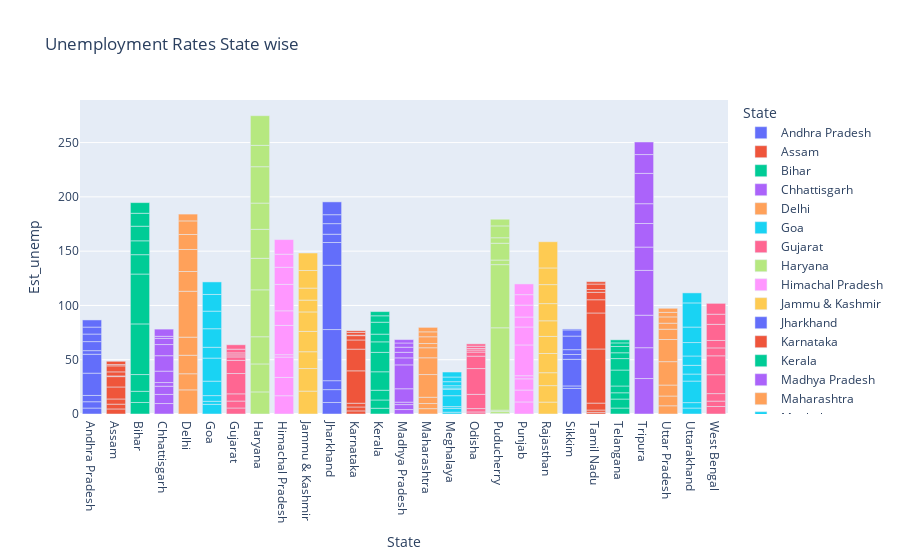

This figure's notebook cell:
### Markdown cell above
### Unemployment Rate of States in India

### Code cell
fig = px.bar(df2, x='State', y='Est_unemp', color = 'State',
             title="Unemployment Rates State wise")
fig.show()

### Figure 1 — Plotly figure (JSON) as saved in the notebook; plotly's stock layout.template omitted (floating-point values rounded to 4 significant figures)
{"data": [{"alignmentgroup": "True", "hovertemplate": "State=%{x}<br>Est_unemp=%{y}<extra></extra>", "legendgroup": "Andhra Pradesh", "marker": {"color": "#636efa", "pattern": {"shape": ""}}, "name": "Andhra Pradesh", "offsetgroup": "Andhra Pradesh", "orientation": "v", "showlegend": true, "textposition": "auto", "type": "bar", "x": ["Andhra Pradesh", "Andhra Pradesh", "Andhra Pradesh", "Andhra Pradesh", "Andhra Pradesh", "Andhra Pradesh", "Andhra Pradesh", "Andhra Pradesh", "Andhra Pradesh", "Andhra Pradesh"], "xaxis": "x", "y": [5.48, 5.83, 5.79, 20.51, 17.43, 3.31, 8.34, 6.96, 6.4, 6.59], "yaxis": "y"}, {"alignmentgroup": "True", "hovertemplate": "State=%{x}<br>Est_unemp=%{y}<extra></extra>", "legendgroup": "Assam", "marker": {"color": "#EF553B", "pattern": {"shape": ""}}, "name": "Assam", "offsetgroup": "Assam", "orientation": "v", "showlegend": true, "textposition": "auto", "type": "bar", "x": ["Assam", "Assam", "Assam", "Assam", "Assam", "Assam", "Assam", "Assam", "Assam", "Assam"], "xaxis": "x", "y": [4.66, 4.41, 4.77, 11.06, 9.55, 0.6, 3.77, 5.53, 1.19, 3.02], "yaxis": "y"}, {"alignmentgroup": "True", "hovertemplate": "State=%{x}<br>Est_unemp=%{y}<extra></extra>", "legendgroup": "Bihar", "marker": {"color": "#00cc96", "pattern": {"shape": ""}}, "name": "Bihar", "offsetgroup": "Bihar", "orientation": "v", "showlegend": true, "textposition": "auto", "type": "bar", "x": ["Bihar", "Bihar", "Bihar", "Bihar", "Bihar", "Bihar", "Bihar", "Bihar", "Bihar", "Bihar"], "xaxis": "x", "y": [10.61, 10.29, 15.43, 46.64, 45.96, 17.82, 12.79, 13.44, 11.91, 9.82], "yaxis": "y"}, {"alignmentgroup": "True", "hovertemplate": "State=%{x}<br>Est_unemp=%{y}<extra></extra>", "legendgroup": "Chhattisgarh", "marker": {"color": "#ab63fa", "pattern": {"shape": ""}}, "name": "Chhattisgarh", "offsetgroup": "Chhattisgarh", "orientation": "v", "showlegend": true, "textposition": "auto", "type": "bar", "x": ["Chhattisgarh", "Chhattisgarh", "Chhattisgarh", "Chhattisgarh", "Chhattisgarh", "Chhattisgarh", "Chhattisgarh", "Chhattisgarh", "Chhattisgarh", "Chhattisgarh"], "xaxis": "x", "y": [9.65, 8.38, 7.54, 3.41, 10.5, 14.23, 10.27, 5.63, 1.96, 6.62], "yaxis": "y"}, {"alignmentgroup": "True", "hovertemplate": "State=%{x}<br>Est_unemp=%{y}<extra></extra>", "legendgroup": "Delhi", "marker": {"color": "#FFA15A", "pattern": {"shape": ""}}, "name": "Delhi", "offsetgroup": "Delhi", "orientation": "v", "showlegend": true, "textposition": "auto", "type": "bar", "x": ["Delhi", "Delhi", "Delhi", "Delhi", "Delhi", "Delhi", "Delhi", "Delhi", "Delhi", "Delhi"], "xaxis": "x", "y": [22.23, 14.84, 17.04, 16.68, 42.27, 18.19, 20.3, 13.79, 12.53, 6.27], "yaxis": "y"}, {"alignmentgroup": "True", "hovertemplate": "State=%{x}<br>Est_unemp=%{y}<extra></extra>", "legendgroup": "Goa", "marker": {"color": "#19d3f3", "pattern": {"shape": ""}}, "name": "Goa", "offsetgroup": "Goa", "orientation": "v", "showlegend": true, "textposition": "auto", "type": "bar", "x": ["Goa", "Goa", "Goa", "Goa", "Goa", "Goa", "Goa", "Goa", "Goa", "Goa"], "xaxis": "x", "y": [8.89, 2.81, 5.25, 13.31, 21.25, 9.96, 17.07, 16.21, 15.38, 11.54], "yaxis": "y"}, {"alignmentgroup": "True", "hovertemplate": "State=%{x}<br>Est_unemp=%{y}<extra></extra>", "legendgroup": "Gujarat", "marker": {"color": "#FF6692", "pattern": {"shape": ""}}, "name": "Gujarat", "offsetgroup": "Gujarat", "orientation": "v", "showlegend": true, "textposition": "auto", "type": "bar", "x": ["Gujarat", "Gujarat", "Gujarat", "Gujarat", "Gujarat", "Gujarat", "Gujarat", "Gujarat", "Gujarat", "Gujarat"], "xaxis": "x", "y": [5.54, 6.38, 6.66, 18.71, 12.11, 3.2, 1.84, 1.87, 3.42, 4.03], "yaxis": "y"}, {"alignmentgroup": "True", "hovertemplate": "State=%{x}<br>Est_unemp=%{y}<extra></extra>", "legendgroup": "Haryana", "marker": {"color": "#B6E880", "pattern": {"shape": ""}}, "name": "Haryana", "offsetgroup": "Haryana", "orientation": "v", "showlegend": true, "textposition": "auto", "type": "bar", "x": ["Haryana", "Haryana", "Haryana", "Haryana", "Haryana", "Haryana", "Haryana", "Haryana", "Haryana", "Haryana"], "xaxis": "x", "y": [20.34, 25.77, 25.05, 43.22, 29.02, 26.7, 24.18, 33.5, 19.68, 27.31], "yaxis": "y"}, {"alignmentgroup": "True", "hovertemplate": "State=%{x}<br>Est_unemp=%{y}<extra></extra>", "legendgroup": "Himachal Pradesh", "marker": {"color": "#FF97FF", "pattern": {"shape": ""}}, "name": "Himachal Pradesh", "offsetgroup": "Himachal Pradesh", "orientation": "v", "showlegend": true, "textposition": "auto", "type": "bar", "x": ["Himachal Pradesh", "Himachal Pradesh", "Himachal Pradesh", "Himachal Pradesh", "Himachal Pradesh", "Himachal Pradesh", "Himachal Pradesh", "Himachal Pradesh", "Himachal Pradesh", "Himachal Pradesh"], "xaxis": "x", "y": [16.83, 16.84, 18.76, 2.2, 26.95, 13.47, 24.31, 15.79, 12.04, 13.46], "yaxis": "y"}, {"alignmentgroup": "True", "hovertemplate": "State=%{x}<br>Est_unemp=%{y}<extra></extra>", "legendgroup": "Jammu & Kashmir", "marker": {"color": "#FECB52", "pattern": {"shape": ""}}, "name": "Jammu & Kashmir", "offsetgroup": "Jammu & Kashmir", "orientation": "v", "showlegend": true, "textposition": "auto", "type": "bar", "x": ["Jammu & Kashmir", "Jammu & Kashmir", "Jammu & Kashmir", "Jammu & Kashmir", "Jammu & Kashmir", "Jammu & Kashmir", "Jammu & Kashmir", "Jammu & Kashmir", "Jammu & Kashmir"], "xaxis": "x", "y": [21.08, 20.78, 15.5, 18.74, 17.92, 10.88, 11.09, 16.17, 16.14], "yaxis": "y"}, {"alignmentgroup": "True", "hovertemplate": "State=%{x}<br>Est_unemp=%{y}<extra></extra>", "legendgroup": "Jharkhand", "marker": {"color": "#636efa", "pattern": {"shape": ""}}, "name": "Jharkhand", "offsetgroup": "Jharkhand", "orientation": "v", "showlegend": true, "textposition": "auto", "type": "bar", "x": ["Jharkhand", "Jharkhand", "Jharkhand", "Jharkhand", "Jharkhand", "Jharkhand", "Jharkhand", "Jharkhand", "Jharkhand", "Jharkhand"], "xaxis": "x", "y": [10.61, 11.85, 8.23, 47.09, 59.23, 20.95, 7.63, 9.76, 8.24, 11.8], "yaxis": "y"}, {"alignmentgroup": "True", "hovertemplate": "State=%{x}<br>Est_unemp=%{y}<extra></extra>", "legendgroup": "Karnataka", "marker": {"color": "#EF553B", "pattern": {"shape": ""}}, "name": "Karnataka", "offsetgroup": "Karnataka", "orientation": "v", "showlegend": true, "textposition": "auto", "type": "bar", "x": ["Karnataka", "Karnataka", "Karnataka", "Karnataka", "Karnataka", "Karnataka", "Karnataka", "Karnataka", "Karnataka", "Karnataka"], "xaxis": "x", "y": [2.86, 3.61, 3.46, 29.84, 19.97, 8.44, 4.01, 0.5, 2.41, 1.58], "yaxis": "y"}, {"alignmentgroup": "True", "hovertemplate": "State=%{x}<br>Est_unemp=%{y}<extra></extra>", "legendgroup": "Kerala", "marker": {"color": "#00cc96", "pattern": {"shape": ""}}, "name": "Kerala", "offsetgroup": "Kerala", "orientation": "v", "showlegend": true, "textposition": "auto", "type": "bar", "x": ["Kerala", "Kerala", "Kerala", "Kerala", "Kerala", "Kerala", "Kerala", "Kerala", "Kerala", "Kerala"], "xaxis": "x", "y": [5.31, 7.6, 8.99, 16.99, 17.88, 9.71, 7.09, 10.98, 5.91, 3.88], "yaxis": "y"}, {"alignmentgroup": "True", "hovertemplate": "State=%{x}<br>Est_unemp=%{y}<extra></extra>", "legendgroup": "Madhya Pradesh", "marker": {"color": "#ab63fa", "pattern": {"shape": ""}}, "name": "Madhya Pradesh", "offsetgroup": "Madhya Pradesh", "orientation": "v", "showlegend": true, "textposition": "auto", "type": "bar", "x": ["Madhya Pradesh", "Madhya Pradesh", "Madhya Pradesh", "Madhya Pradesh", "Madhya Pradesh", "Madhya Pradesh", "Madhya Pradesh", "Madhya Pradesh", "Madhya Pradesh", "Madhya Pradesh"], "xaxis": "x", "y": [4.11, 4.57, 2.22, 12.36, 21.98, 6.48, 5.08, 4.7, 3.91, 3.13], "yaxis": "y"}, {"alignmentgroup": "True", "hovertemplate": "State=%{x}<br>Est_unemp=%{y}<extra></extra>", "legendgroup": "Maharashtra", "marker": {"color": "#FFA15A", "pattern": {"shape": ""}}, "name": "Maharashtra", "offsetgroup": "Maharashtra", "orientation": "v", "showlegend": true, "textposition": "auto", "type": "bar", "x": ["Maharashtra", "Maharashtra", "Maharashtra", "Maharashtra", "Maharashtra", "Maharashtra", "Maharashtra", "Maharashtra", "Maharashtra", "Maharashtra"], "xaxis": "x", "y": [4.95, 4.69, 5.79, 20.9, 15.46, 9.23, 3.89, 6.23, 4.55, 4.1], "yaxis": "y"}, {"alignmentgroup": "True", "hovertemplate": "State=%{x}<br>Est_unemp=%{y}<extra></extra>", "legendgroup": "Meghalaya", "marker": {"color": "#19d3f3", "pattern": {"shape": ""}}, "name": "Meghalaya", "offsetgroup": "Meghalaya", "orientation": "v", "showlegend": true, "textposition": "auto", "type": "bar", "x": ["Meghalaya", "Meghalaya", "Meghalaya", "Meghalaya", "Meghalaya", "Meghalaya", "Meghalaya", "Meghalaya", "Meghalaya", "Meghalaya"], "xaxis": "x", "y": [1.66, 3.59, 1.58, 10.03, 5.92, 1.15, 2.1, 3.74, 4.29, 4.6], "yaxis": "y"}, {"alignmentgroup": "True", "hovertemplate": "State=%{x}<br>Est_unemp=%{y}<extra></extra>", "legendgroup": "Odisha", "marker": {"color": "#FF6692", "pattern": {"shape": ""}}, "name": "Odisha", "offsetgroup": "Odisha", "orientation": "v", "showlegend": true, "textposition": "auto", "type": "bar", "x": ["Odisha", "Odisha", "Odisha", "Odisha", "Odisha", "Odisha", "Odisha", "Odisha", "Odisha", "Odisha"], "xaxis": "x", "y": [1.9, 3.12, 13.08, 23.76, 11.41, 3.77, 1.88, 1.42, 2.1, 2.18], "yaxis": "y"}, {"alignmentgroup": "True", "hovertemplate": "State=%{x}<br>Est_unemp=%{y}<extra></extra>", "legendgroup": "Puducherry", "marker": {"color": "#B6E880", "pattern": {"shape": ""}}, "name": "Puducherry", "offsetgroup": "Puducherry", "orientation": "v", "showlegend": true, "textposition": "auto", "type": "bar", "x": ["Puducherry", "Puducherry", "Puducherry", "Puducherry", "Puducherry", "Puducherry", "Puducherry", "Puducherry", "Puducherry", "Puducherry"], "xaxis": "x", "y": [0.58, 1.76, 1.2, 75.85, 58.19, 4.24, 15.47, 5.05, 10.9, 6.18], "yaxis": "y"}, {"alignmentgroup": "True", "hovertemplate": "State=%{x}<br>Est_unemp=%{y}<extra></extra>", "legendgroup": "Punjab", "marker": {"color": "#FF97FF", "pattern": {"shape": ""}}, "name": "Punjab", "offsetgroup": "Punjab", "orientation": "v", "showlegend": true, "textposition": "auto", "type": "bar", "x": ["Punjab", "Punjab", "Punjab", "Punjab", "Punjab", "Punjab", "Punjab", "Punjab", "Punjab", "Punjab"], "xaxis": "x", "y": [11.11, 10.97, 10.32, 2.86, 28.33, 16.55, 9.19, 10.99, 9.61, 9.88], "yaxis": "y"}, {"alignmentgroup": "True", "hovertemplate": "State=%{x}<br>Est_unemp=%{y}<extra></extra>", "legendgroup": "Rajasthan", "marker": {"color": "#FECB52", "pattern": {"shape": ""}}, "name": "Rajasthan", "offsetgroup": "Rajasthan", "orientation": "v", "showlegend": true, "textposition": "auto", "type": "bar", "x": ["Rajasthan", "Rajasthan", "Rajasthan", "Rajasthan", "Rajasthan", "Rajasthan", "Rajasthan", "Rajasthan", "Rajasthan", "Rajasthan"], "xaxis": "x", "y": [10.97, 15.16, 11.9, 17.7, 15.74, 14.39, 15.81, 17.51, 15.35, 24.15], "yaxis": "y"}, {"alignmentgroup": "True", "hovertemplate": "State=%{x}<br>Est_unemp=%{y}<extra></extra>", "legendgroup": "Sikkim", "marker": {"color": "#636efa", "pattern": {"shape": ""}}, "name": "Sikkim", "offsetgroup": "Sikkim", "orientation": "v", "showlegend": true, "textposition": "auto", "type": "bar", "x": ["Sikkim", "Sikkim", "Sikkim", "Sikkim", "Sikkim", "Sikkim", "Sikkim", "Sikkim"], "xaxis": "x", "y": [23.57, 2.28, 24.51, 4.46, 4.45, 12.49, 5.7, 0.88], "yaxis": "y"}, {"alignmentgroup": "True", "hovertemplate": "State=%{x}<br>Est_unemp=%{y}<extra></extra>", "legendgroup": "Tamil Nadu", "marker": {"color": "#EF553B", "pattern": {"shape": ""}}, "name": "Tamil Nadu", "offsetgroup": "Tamil Nadu", "orientation": "v", "showlegend": true, "textposition": "auto", "type": "bar", "x": ["Tamil Nadu", "Tamil Nadu", "Tamil Nadu", "Tamil Nadu", "Tamil Nadu", "Tamil Nadu", "Tamil Nadu", "Tamil Nadu", "Tamil Nadu", "Tamil Nadu"], "xaxis": "x", "y": [1.57, 2.09, 6.4, 49.83, 33.16, 12.2, 6.81, 2.65, 5, 2.16], "yaxis": "y"}, {"alignmentgroup": "True", "hovertemplate": "State=%{x}<br>Est_unemp=%{y}<extra></extra>", "legendgroup": "Telangana", "marker": {"color": "#00cc96", "pattern": {"shape": ""}}, "name": "Telangana", "offsetgroup": "Telangana", "orientation": "v", "showlegend": true, "textposition": "auto", "type": "bar", "x": ["Telangana", "Telangana", "Telangana", "Telangana", "Telangana", "Telangana", "Telangana", "Telangana", "Telangana", "Telangana"], "xaxis": "x", "y": [5.49, 8.29, 5.77, 6.25, 14.7, 10.55, 5.36, 5.79, 3.27, 2.86], "yaxis": "y"}, {"alignmentgroup": "True", "hovertemplate": "State=%{x}<br>Est_unemp=%{y}<extra></extra>", "legendgroup": "Tripura", "marker": {"color": "#ab63fa", "pattern": {"shape": ""}}, "name": "Tripura", "offsetgroup": "Tripura", "orientation": "v", "showlegend": true, "textposition": "auto", "type": "bar", "x": ["Tripura", "Tripura", "Tripura", "Tripura", "Tripura", "Tripura", "Tripura", "Tripura", "Tripura", "Tripura"], "xaxis": "x", "y": [32.67, 28.4, 29.95, 41.23, 21.51, 21.71, 18.24, 27.92, 17.35, 11.57], "yaxis": "y"}, {"alignmentgroup": "True", "hovertemplate": "State=%{x}<br>Est_unemp=%{y}<extra></extra>", "legendgroup": "Uttar Pradesh", "marker": {"color": "#FFA15A", "pattern": {"shape": ""}}, "name": "Uttar Pradesh", "offsetgroup": "Uttar Pradesh", "orientation": "v", "showlegend": true, "textposition": "auto", "type": "bar", "x": ["Uttar Pradesh", "Uttar Pradesh", "Uttar Pradesh", "Uttar Pradesh", "Uttar Pradesh", "Uttar Pradesh", "Uttar Pradesh", "Uttar Pradesh", "Uttar Pradesh", "Uttar Pradesh"], "xaxis": "x", "y": [7.58, 8.98, 10.11, 21.54, 20.41, 9.47, 5.56, 5.79, 4.18, 3.75], "yaxis": "y"}, {"alignmentgroup": "True", "hovertemplate": "State=%{x}<br>Est_unemp=%{y}<extra></extra>", "legendgroup": "Uttarakhand", "marker": {"color": "#19d3f3", "pattern": {"shape": ""}}, "name": "Uttarakhand", "offsetgroup": "Uttarakhand", "orientation": "v", "showlegend": true, "textposition": "auto", "type": "bar", "x": ["Uttarakhand", "Uttarakhand", "Uttarakhand", "Uttarakhand", "Uttarakhand", "Uttarakhand", "Uttarakhand", "Uttarakhand", "Uttarakhand", "Uttarakhand"], "xaxis": "x", "y": [5.49, 4.99, 19.85, 6.48, 8.01, 8.61, 12.38, 14.26, 22.26, 9.23], "yaxis": "y"}, {"alignmentgroup": "True", "hovertemplate": "State=%{x}<br>Est_unemp=%{y}<extra></extra>", "legendgroup": "West Bengal", "marker": {"color": "#FF6692", "pattern": {"shape": ""}}, "name": "West Bengal", "offsetgroup": "West Bengal", "orientation": "v", "showlegend": true, "textposition": "auto", "type": "bar", "x": ["West Bengal", "West Bengal", "West Bengal", "West Bengal", "West Bengal", "West Bengal", "West Bengal", "West Bengal", "West Bengal", "West Bengal"], "xaxis": "x", "y": [6.94, 4.92, 6.92, 17.41, 17.41, 7.29, 6.83, 14.87, 9.35, 9.98], "yaxis": "y"}], "layout": {"barmode": "relative", "legend": {"title": {"text": "State"}, "tracegroupgap": 0}, "title": {"text": "Unemployment Rates State wise"}, "xaxis": {"anchor": "y", "categoryarray": ["Andhra Pradesh", "Assam", "Bihar", "Chhattisgarh", "Delhi", "Goa", "Gujarat", "Haryana", "Himachal Pradesh", "Jammu & Kashmir", "Jharkhand", "Karnataka", "Kerala", "Madhya Pradesh", "Maharashtra", "Meghalaya", "Odisha", "Puducherry", "Punjab", "Rajasthan", "Sikkim", "Tamil Nadu", "Telangana", "Tripura", "Uttar Pradesh", "Uttarakhand", "West Bengal"], "categoryorder": "array", "domain": [0, 1], "title": {"text": "State"}}, "yaxis": {"anchor": "x", "domain": [0, 1], "title": {"text": "Est_unemp"}}}}
